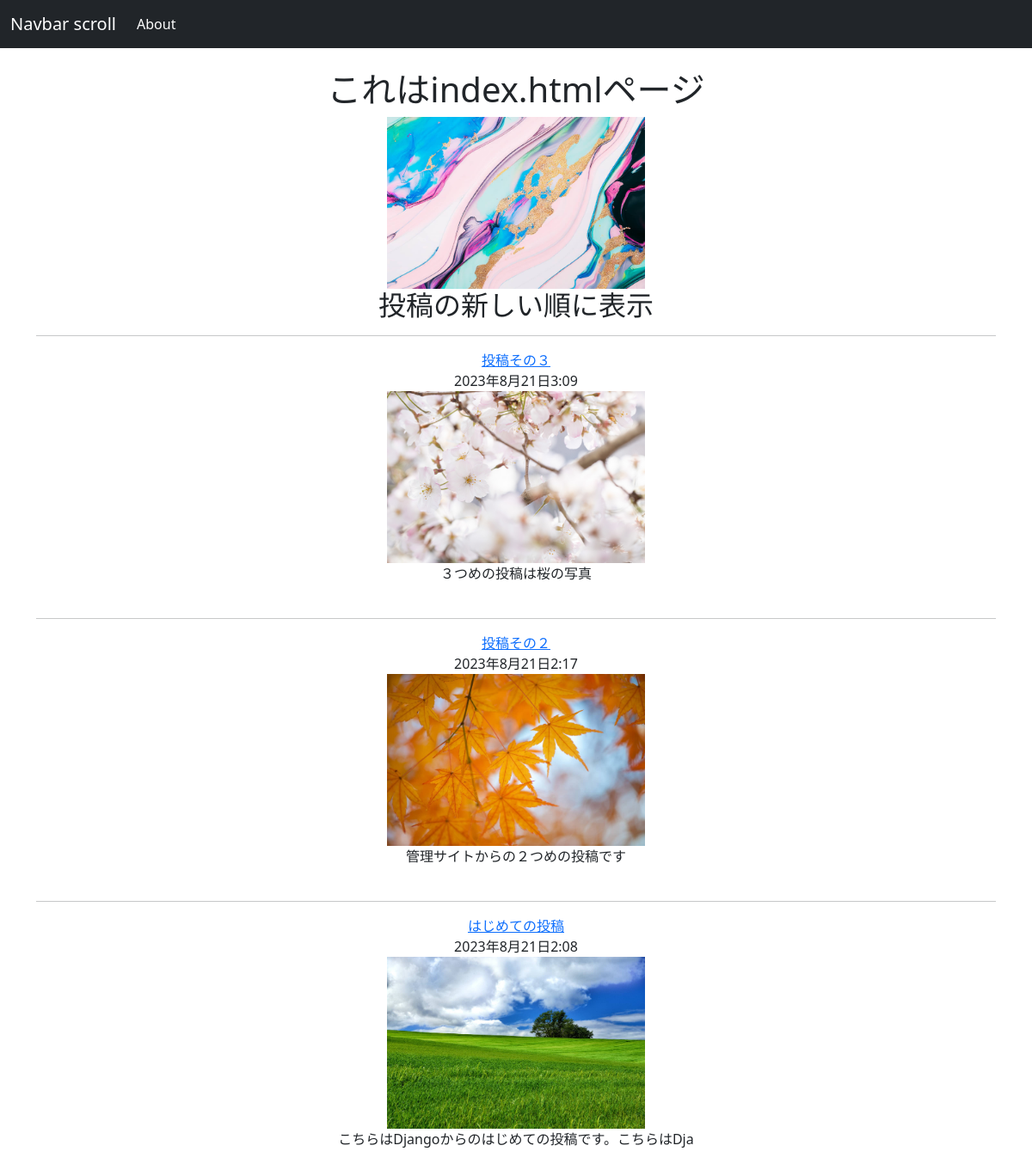
/posts/, run on the app's committed database.
### posts/models.py (models this page shows, shortened)
class Post(models.Model):
    title= models.CharField(max_length=100)
    published= models.DateTimeField()
    image= models.ImageField(upload_to='media/')
    body= models.TextField()
    def summary(self):
        return self.body[:30]

### posts/views.py (the view)
# urls.py: path('', views.index, name='index'),
def index(request):
    posts= Post.objects.order_by('-published')
    return render(request, 'posts/index.html',{'posts': posts})

### posts/templates/posts/index.html (shortened to what this page needs)
<!DOCTYPE html>
<html lang="ja">
<head>
  <link href="https://cdn.jsdelivr.net/npm/bootstrap@5.3.0/dist/css/bootstrap.min.css" rel="stylesheet">
</head>
<body>
<nav class="navbar navbar-expand-lg navbar-dark bg-dark">
  <div class="container-fluid">
    <a class="navbar-brand" href="./">Navbar scroll</a>
    <div class="collapse navbar-collapse" id="navbarScroll">
      <ul class="navbar-nav me-auto my-2 my-lg-0 navbar-nav-scroll" style="--bs-scroll-height: 100px;">
        <li class="nav-item">
          <a class="nav-link active" aria-current="page" href="./">About</a>
        </li>
    </div>
  </div>
</nav>
<div class="container">
  <br/>
  <h1 class="text-center">これはindex.htmlページ</h1>
  {% load static %}
  <img src="{% static 'posts/main-bg2.jpg' %}" class="img-fluid" style="max-height: 200px;">
  <br />
  <h2>投稿の新しい順に表示</h2>
  {% for post in posts.all %}
  <hr>
    <a href="{% url 'post_detail' post.id %}">
      {{ post.title }}
    </a>
    <br />
    {{ post.published }}
    <br />
    <img src="{{ post.image.url }}" class="img-fluid" style="max-height: 200px;">
    <br />
    {{ post.summary }}
    <br /><br />
    {% endfor %}
  </div>
  </body>
  </html>

### posts/templates/posts/index.html (style rules this page uses)
.container { text-align: center; }

### data on the page
Post: title "投稿その３", published "2023年8月21日3:09", image (picture), summary "３つめの投稿は桜の写真"
Post: title "投稿その２", published "2023年8月21日2:17", image (picture), summary "管理サイトからの２つめの投稿です"
Post: title "はじめての投稿", published "2023年8月21日2:08", image (picture), summary "こちらはDjangoからのはじめての投稿です。こちらはDja"
